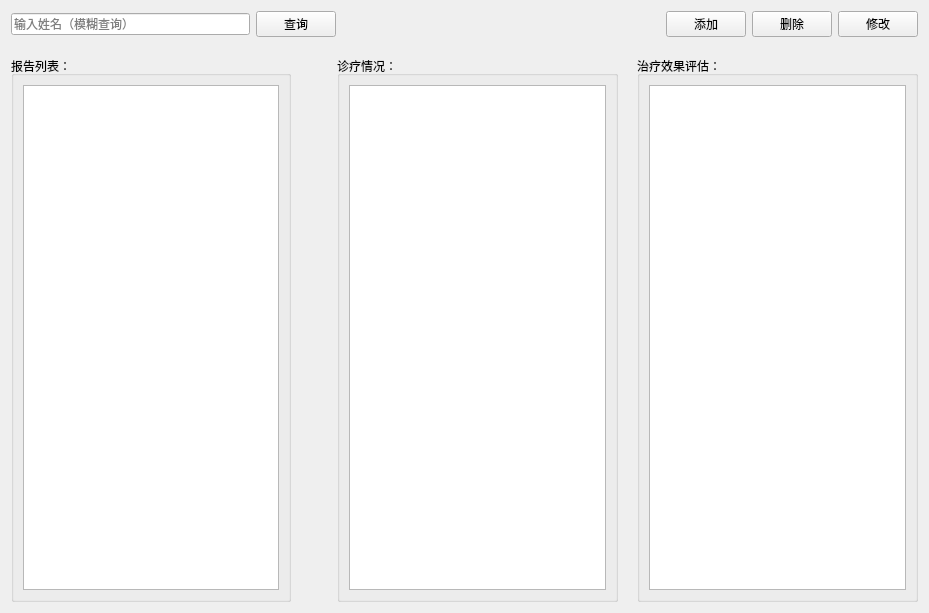
<?xml version="1.0" encoding="UTF-8"?>
<ui version="4.0">
 <class>WorkReportManagement</class>
 <widget class="QWidget" name="WorkReportManagement">
  <property name="geometry">
   <rect>
    <x>0</x>
    <y>0</y>
    <width>929</width>
    <height>613</height>
   </rect>
  </property>
  <property name="windowTitle">
   <string>工作报告管理</string>
  </property>
  <layout class="QVBoxLayout" name="verticalLayout_3">
   <item>
    <layout class="QVBoxLayout" name="verticalLayout_2">
     <item>
      <layout class="QHBoxLayout" name="horizontalLayout_2">
       <item>
        <layout class="QHBoxLayout" name="horizontalLayout">
         <item>
          <widget class="QLineEdit" name="lineEdit">
           <property name="placeholderText">
            <string>输入姓名（模糊查询）</string>
           </property>
          </widget>
         </item>
         <item>
          <widget class="QPushButton" name="btnFind">
           <property name="text">
            <string>查询</string>
           </property>
          </widget>
         </item>
        </layout>
       </item>
       <item>
        <spacer name="horizontalSpacer">
         <property name="orientation">
          <enum>Qt::Horizontal</enum>
         </property>
         <property name="sizeHint" stdset="0">
          <size>
           <width>40</width>
           <height>20</height>
          </size>
         </property>
        </spacer>
       </item>
       <item>
        <widget class="QPushButton" name="btnAdd">
         <property name="text">
          <string>添加</string>
         </property>
        </widget>
       </item>
       <item>
        <widget class="QPushButton" name="btnDelete">
         <property name="text">
          <string>删除</string>
         </property>
        </widget>
       </item>
       <item>
        <widget class="QPushButton" name="btnModify">
         <property name="text">
          <string>修改</string>
         </property>
        </widget>
       </item>
      </layout>
     </item>
     <item>
      <spacer name="verticalSpacer">
       <property name="orientation">
        <enum>Qt::Vertical</enum>
       </property>
       <property name="sizeType">
        <enum>QSizePolicy::Fixed</enum>
       </property>
       <property name="sizeHint" stdset="0">
        <size>
         <width>20</width>
         <height>13</height>
        </size>
       </property>
      </spacer>
     </item>
     <item>
      <layout class="QHBoxLayout" name="horizontalLayout_3">
       <item>
        <widget class="QGroupBox" name="groupBox_3">
         <property name="title">
          <string>报告列表：</string>
         </property>
         <layout class="QHBoxLayout" name="horizontalLayout_4">
          <item>
           <widget class="QTableView" name="tableView">
            <property name="sizePolicy">
             <sizepolicy hsizetype="Maximum" vsizetype="Expanding">
              <horstretch>0</horstretch>
              <verstretch>0</verstretch>
             </sizepolicy>
            </property>
            <property name="minimumSize">
             <size>
              <width>200</width>
              <height>0</height>
             </size>
            </property>
            <property name="maximumSize">
             <size>
              <width>300</width>
              <height>16777215</height>
             </size>
            </property>
           </widget>
          </item>
         </layout>
        </widget>
       </item>
       <item>
        <spacer name="horizontalSpacer_2">
         <property name="orientation">
          <enum>Qt::Horizontal</enum>
         </property>
         <property name="sizeType">
          <enum>QSizePolicy::Fixed</enum>
         </property>
         <property name="sizeHint" stdset="0">
          <size>
           <width>40</width>
           <height>20</height>
          </size>
         </property>
        </spacer>
       </item>
       <item>
        <widget class="QGroupBox" name="groupBox">
         <property name="sizePolicy">
          <sizepolicy hsizetype="Expanding" vsizetype="Expanding">
           <horstretch>0</horstretch>
           <verstretch>0</verstretch>
          </sizepolicy>
         </property>
         <property name="title">
          <string>诊疗情况：</string>
         </property>
         <layout class="QVBoxLayout" name="verticalLayout_4">
          <item>
           <widget class="QPlainTextEdit" name="diagnosisSituation"/>
          </item>
         </layout>
        </widget>
       </item>
       <item>
        <spacer name="horizontalSpacer_3">
         <property name="orientation">
          <enum>Qt::Horizontal</enum>
         </property>
         <property name="sizeType">
          <enum>QSizePolicy::Fixed</enum>
         </property>
         <property name="sizeHint" stdset="0">
          <size>
           <width>13</width>
           <height>20</height>
          </size>
         </property>
        </spacer>
       </item>
       <item>
        <widget class="QGroupBox" name="groupBox_2">
         <property name="sizePolicy">
          <sizepolicy hsizetype="Expanding" vsizetype="Expanding">
           <horstretch>0</horstretch>
           <verstretch>0</verstretch>
          </sizepolicy>
         </property>
         <property name="title">
          <string>治疗效果评估：</string>
         </property>
         <layout class="QVBoxLayout" name="verticalLayout_5">
          <item>
           <widget class="QPlainTextEdit" name="treatmentEffect"/>
          </item>
         </layout>
        </widget>
       </item>
      </layout>
     </item>
    </layout>
   </item>
  </layout>
 </widget>
 <resources/>
 <connections/>
</ui>
